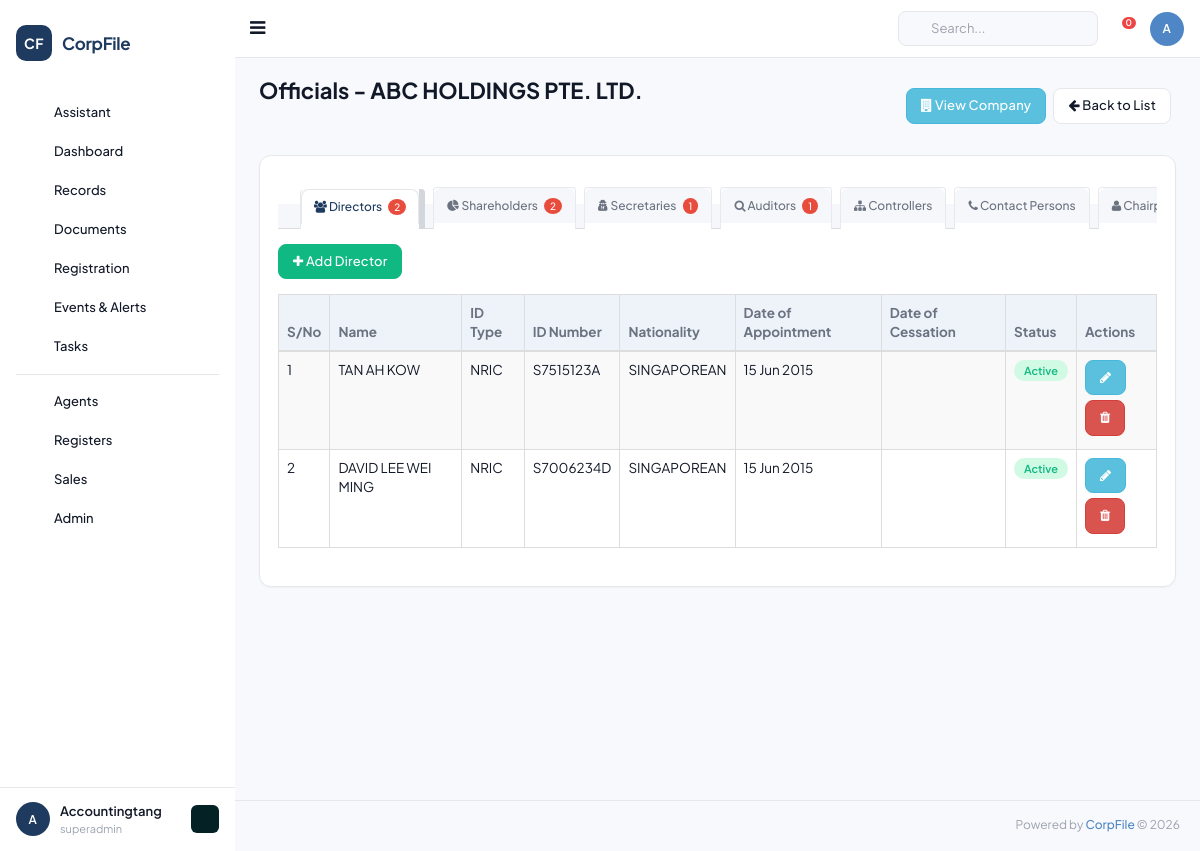
/officials_list/1 (signed in), run on the app's committed database.
### tables this page shows
CREATE TABLE `companies` (
  `id` INT UNSIGNED AUTO_INCREMENT PRIMARY KEY,
  `client_id` INT UNSIGNED NOT NULL,
  `company_name` VARCHAR(500) NOT NULL,
  `former_name` VARCHAR(500) DEFAULT NULL,
  `trading_name` VARCHAR(500) DEFAULT NULL,
  `company_id_code` VARCHAR(100) DEFAULT NULL COMMENT 'Company ID field',
  `company_type_id` INT UNSIGNED DEFAULT NULL,
  `registration_number` VARCHAR(100) DEFAULT NULL COMMENT 'Local/Foreign reg number',
  `acra_registration_number` VARCHAR(100) DEFAULT NULL COMMENT 'ACRA UEN',
  `country` VARCHAR(100) DEFAULT 'SINGAPORE',
  `region_id` INT UNSIGNED DEFAULT NULL,
  `incorporation_date` DATE DEFAULT NULL,
  `entity_status` VARCHAR(50) DEFAULT 'Active' COMMENT 'ACRA status',
  `internal_css_status` VARCHAR(50) DEFAULT NULL COMMENT 'Pre-Incorp/Active/Terminated/Dormant/etc',
  `risk_assessment_rating` VARCHAR(20) DEFAULT NULL,
  `common_seal` VARCHAR(10) DEFAULT NULL,
  `company_stamp` VARCHAR(10) DEFAULT NULL,
  `related_industry_id` INT UNSIGNED DEFAULT NULL,
  `market_segment_id` INT UNSIGNED DEFAULT NULL,
  `public_interest_company` VARCHAR(10) DEFAULT NULL,
  `legis_entity_name` VARCHAR(255) DEFAULT NULL,
  `jurisdiction_incorp_name` VARCHAR(255) DEFAULT NULL,
  `jurisdiction_corp_name` VARCHAR(255) DEFAULT NULL,
  `jurisdiction_corp_id` VARCHAR(100) DEFAULT NULL,
  `strike_off_date` DATE DEFAULT NULL,
  `liquid_strike_off_date` DATE DEFAULT NULL,
  `terminate_date` DATE DEFAULT NULL,
  `dormant_date` DATE DEFAULT NULL,
  `liquidated_date` DATE DEFAULT NULL,
   
  `activity_1` VARCHAR(100) DEFAULT NULL,
  `activity_1_desc_default` TEXT DEFAULT NULL,
  `activity_1_desc_user` TEXT DEFAULT NULL,
  `activity_2` VARCHAR(100) DEFAULT NULL,
  `activity_2_desc_default` TEXT DEFAULT NULL,
  `activity_2_desc_user` TEXT DEFAULT NULL,
   
  `ord_issued_share_capital` DECIMAL(20,2) DEFAULT 0,
  `ord_currency` VARCHAR(10) DEFAULT 'SGD',
  `no_ord_shares` INT DEFAULT 0,
  `paid_up_capital` DECIMAL(20,2) DEFAULT 0,
  `paid_up_capital_currency` VARCHAR(10) DEFAULT 'SGD',
  `spec_issued_share_capital` DECIMAL(20,2) DEFAULT 0,
  `spec_currency` VARCHAR(10) DEFAULT 'SGD',
  `no_spec_shares` INT DEFAULT 0,
   
  `fye_date` DATE DEFAULT NULL,
  `financial_date` DATE DEFAULT NULL,
  `next_agm_due` DATE DEFAULT NULL,
  `date_of_agm` DATE DEFAULT NULL,
  `date_of_ar` DATE DEFAULT NULL,
  `last_ar_filing` DATE DEFAULT NULL,
   
  `contact_person` VARCHAR(255) DEFAULT NULL,
  `auditor_name` VARCHAR(255) DEFAULT NULL,
  `phone1_code` VARCHAR(10) DEFAULT '65',
  `phone1_number` VARCHAR(50) DEFAULT NULL,
  `phone2_code` VARCHAR(10) DEFAULT '65',
  `phone2_number` VARCHAR(50) DEFAULT NULL,
  `fax_code` VARCHAR(10) DEFAULT '65',
  `fax_number` VARCHAR(50) DEFAULT NULL,
  `website` VARCHAR(255) DEFAULT NULL,
  `email` VARCHAR(255) DEFAULT NULL,
   
  `bank_name_id` INT UNSIGNED DEFAULT NULL,
  `bank_account_number` VARCHAR(100) DEFAULT NULL,
   
  `service_name_id` INT UNSIGNED DEFAULT NULL,
  `service_appoint_date` DATE DEFAULT NULL,
  `service_termination_date` DATE DEFAULT NULL,
  `service_status` VARCHAR(50) DEFAULT NULL,
   
  `remarks` TEXT DEFAULT NULL,
  `additional_remarks` TEXT DEFAULT NULL,
   
  `logo` VARCHAR(500) DEFAULT NULL,
   
  `is_css_client` TINYINT DEFAULT 1,
  `is_taxation_client` TINYINT DEFAULT 0,
  `is_accounting_client` TINYINT DEFAULT 0,
  `is_audit_client` TINYINT DEFAULT 0,
  `is_outsrc_accounting` TINYINT DEFAULT 0,
  `is_outsrc_tax` TINYINT DEFAULT 0,
  `is_payroll_client` TINYINT DEFAULT 0,
  `is_compilation_client` TINYINT DEFAULT 0,
  `is_ask_client` TINYINT DEFAULT 0,
  `is_m_and_a_client` TINYINT DEFAULT 0,
  `is_hr_client` TINYINT DEFAULT 0,
  `is_scrutinisation_client` TINYINT DEFAULT 0,
  `is_gst_client` TINYINT DEFAULT 0,
  `is_wp_ep_client` TINYINT DEFAULT 0,
  `is_commercial_accounting` TINYINT DEFAULT 0,
  `is_personal_tax` TINYINT DEFAULT 0,
  `is_auditor` TINYINT DEFAULT 0,
  `is_corporate_shareholder` TINYINT DEFAULT 0,
  `is_fund_management` TINYINT DEFAULT 0,
  `is_corporate_director` TINYINT DEFAULT 0,
  `is_corporate_owner` TINYINT DEFAULT 0,
  `is_external_corp_sec` TINYINT DEFAULT 0,
  `is_sub_fund` TINYINT DEFAULT 0,
  `is_agent` TINYINT DEFAULT 0,
  `is_corporate_controller` TINYINT DEFAULT 0,
  `is_corporate_partner` TINYINT DEFAULT 0,
  `is_representative_office` TINYINT DEFAULT 0,
  `is_odi` TINYINT DEFAULT 0,
  `is_resident_representative` TINYINT DEFAULT 0,
  `is_liquidator` TINYINT DEFAULT 0,
  `is_hrs_client` TINYINT DEFAULT 0,
  `is_trust_fund` TINYINT DEFAULT 0,
   
  `is_prospect` TINYINT DEFAULT 0,
  `is_client` TINYINT DEFAULT 1,
  `is_non_client` TINYINT DEFAULT 0,
   
  `created_by` INT UNSIGNED DEFAULT NULL,
  `created_at` DATETIME DEFAULT CURRENT_TIMESTAMP,
  `updated_at` DATETIME DEFAULT CURRENT_TIMESTAMP ON UPDATE CURRENT_TIMESTAMP,
  FOREIGN KEY (`client_id`) REFERENCES `clients`(`id`) ON DELETE CASCADE,
  KEY `idx_company_name` (`company_name`(100)),
  KEY `idx_registration` (`registration_number`),
  KEY `idx_acra` (`acra_registration_number`)
);

CREATE TABLE `directors` (
  `id` INT UNSIGNED AUTO_INCREMENT PRIMARY KEY,
  `company_id` INT UNSIGNED NOT NULL,
  `member_id` INT UNSIGNED DEFAULT NULL COMMENT 'Link to individual',
  `role` VARCHAR(50) DEFAULT 'director' COMMENT 'director/ceo/contact_person/chair_person/etc',
  `name` VARCHAR(255) NOT NULL,
  `id_type` VARCHAR(50) DEFAULT NULL,
  `id_number` VARCHAR(100) DEFAULT NULL,
  `id_expired_date` DATE DEFAULT NULL,
  `nationality` VARCHAR(100) DEFAULT NULL,
  `local_address` TEXT DEFAULT NULL,
  `foreign_address` TEXT DEFAULT NULL,
  `alt_local_address` TEXT DEFAULT NULL,
  `alt_foreign_address` TEXT DEFAULT NULL,
  `email` VARCHAR(255) DEFAULT NULL,
  `contact_number` VARCHAR(50) DEFAULT NULL,
  `date_of_birth` DATE DEFAULT NULL,
  `business_occupation` TEXT DEFAULT NULL,
  `other_directorship` TEXT DEFAULT NULL,
  `is_nominee` TINYINT DEFAULT 0,
  `is_registered_controller` TINYINT DEFAULT 0,
  `appointment_proposed_or_effective` VARCHAR(20) DEFAULT 'effective',
  `date_of_appointment` DATE DEFAULT NULL,
  `cessation_proposed_or_effective` VARCHAR(20) DEFAULT 'effective',
  `date_of_cessation` DATE DEFAULT NULL,
  `company_email` VARCHAR(255) DEFAULT NULL,
  `company_contact_code` VARCHAR(10) DEFAULT NULL,
  `company_contact_number` VARCHAR(50) DEFAULT NULL,
  `company_telephone_code` VARCHAR(10) DEFAULT NULL,
  `company_telephone_number` VARCHAR(50) DEFAULT NULL,
  `status` VARCHAR(20) DEFAULT 'Active',
  `created_at` DATETIME DEFAULT CURRENT_TIMESTAMP,
  `updated_at` DATETIME DEFAULT CURRENT_TIMESTAMP ON UPDATE CURRENT_TIMESTAMP,
  FOREIGN KEY (`company_id`) REFERENCES `companies`(`id`) ON DELETE CASCADE,
  KEY `idx_member` (`member_id`)
);

### application/views/officials/company_officials.php (the view, shortened to what the rows shown need)
<div class="page-title">
    <div class="title_left">
        <h3>Officials - <?= htmlspecialchars($company->company_name ?? 'Company') ?></h3>
    </div>
    <div class="title_right">
        <div class="pull-right">
            <a href="<?= base_url("view_company/{$company_id}") ?>" class="btn btn-info btn-sm"><i class="fa fa-building"></i> View Company</a>
            <a href="<?= base_url('company_officials') ?>" class="btn btn-default btn-sm"><i class="fa fa-arrow-left"></i> Back to List</a>
        </div>
    </div>
</div>
<div class="row">
    <div class="col-md-12">
        <div class="x_panel">
            <div class="x_content">
                <div class="bar_tabs-wrapper">
                <ul class="nav nav-tabs bar_tabs" id="officialsTabs" role="tablist">
                    <li role="presentation" class="active">
                        <a href="#tab_directors" role="tab" data-toggle="tab"><i class="fa fa-users"></i> Directors
                            <?php if (!empty($directors)): ?><span class="officer-count"><?= count($directors) ?></span><?php endif; ?>
                        </a>
                    </li>
                    <li role="presentation">
                        <a href="#tab_shareholders" role="tab" data-toggle="tab"><i class="fa fa-pie-chart"></i> Shareholders
                            <?php if (!empty($shareholders)): ?><span class="officer-count"><?= count($shareholders) ?></span><?php endif; ?>
                        </a>
                    </li>
                    <li role="presentation">
                        <a href="#tab_secretaries" role="tab" data-toggle="tab"><i class="fa fa-user-secret"></i> Secretaries
                            <?php if (!empty($secretaries)): ?><span class="officer-count"><?= count($secretaries) ?></span><?php endif; ?>
                        </a>
                    </li>
                    <li role="presentation">
                        <a href="#tab_auditors" role="tab" data-toggle="tab"><i class="fa fa-search"></i> Auditors
                            <?php if (!empty($auditors)): ?><span class="officer-count"><?= count($auditors) ?></span><?php endif; ?>
                        </a>
                    </li>
                    <li role="presentation"><a href="#tab_controllers" role="tab" data-toggle="tab"><i class="fa fa-sitemap"></i> Controllers</a></li>
                    <li role="presentation"><a href="#tab_contact_persons" role="tab" data-toggle="tab"><i class="fa fa-phone"></i> Contact Persons</a></li>
                    <li role="presentation"><a href="#tab_chair_persons" role="tab" data-toggle="tab"><i class="fa fa-user"></i> Chairpersons</a></li>
                </ul>
                </div>
                <div class="tab-content">
                    <div id="tab_directors" class="tab-pane fade in active" role="tabpanel">
                        <div style="margin-top:15px;">
                            <a href="<?= base_url("add_director/{$company_id}") ?>" class="btn btn-success btn-sm" style="margin-bottom:15px;">
                                <i class="fa fa-plus"></i> Add Director
                            </a>
                            <table class="table table-striped table-bordered dt-officials" style="width:100%">
                                <thead>
                                    <tr>
                                        <th width="40">S/No</th>
                                        <th>Name</th>
                                        <th>ID Type</th>
                                        <th>ID Number</th>
                                        <th>Nationality</th>
                                        <th>Date of Appointment</th>
                                        <th>Date of Cessation</th>
                                        <th>Status</th>
                                        <th width="80">Actions</th>
                                    </tr>
                                </thead>
                                <tbody>
                                    <?php if (!empty($directors)): $sno = 1; foreach ($directors as $d): ?>
                                    <tr>
                                        <td><?= $sno++ ?></td>
                                        <td><?= htmlspecialchars($d->name ?? '') ?></td>
                                        <td><?= htmlspecialchars($d->id_type ?? '') ?></td>
                                        <td><?= htmlspecialchars($d->id_number ?? '') ?></td>
                                        <td><?= htmlspecialchars($d->nationality ?? '') ?></td>
                                        <td><?= !empty($d->date_of_appointment) ? date('d M Y', strtotime($d->date_of_appointment)) : '' ?></td>
                                        <td><?= !empty($d->date_of_cessation) ? date('d M Y', strtotime($d->date_of_cessation)) : '' ?></td>
                                        <td><span class="label label-<?= strtolower($d->status ?? 'Active') === 'active' ? 'success' : 'danger' ?>"><?= htmlspecialchars($d->status ?? 'Active') ?></span></td>
                                        <td>
                                            <button class="btn btn-info btn-xs" title="Edit"><i class="fa fa-pencil"></i></button>
                                            <button class="btn btn-danger btn-xs" title="Delete"><i class="fa fa-trash"></i></button>
                                        </td>
                                    </tr>
                                    <?php endforeach; endif; ?>
                                </tbody>
                            </table>
                        </div>
                    </div>
                </div>
            </div>
        </div>
    </div>
</div>

### data on the page
companies: company_name "ABC HOLDINGS PTE. LTD."
directors: name "TAN AH KOW", id_type "NRIC", id_number "S7515123A", nationality "SINGAPOREAN", date_of_appointment "15 Jun 2015", status "Active"
directors: name "DAVID LEE WEI MING", id_type "NRIC", id_number "S7006234D", nationality "SINGAPOREAN", date_of_appointment "15 Jun 2015", status "Active"

### other printed values
$user_initials "A"
$user_name "Accountingtang"
$user_role "superadmin"
count($directors) "2"
count($shareholders) "2"
count($secretaries) "1"
count($auditors) "1"
